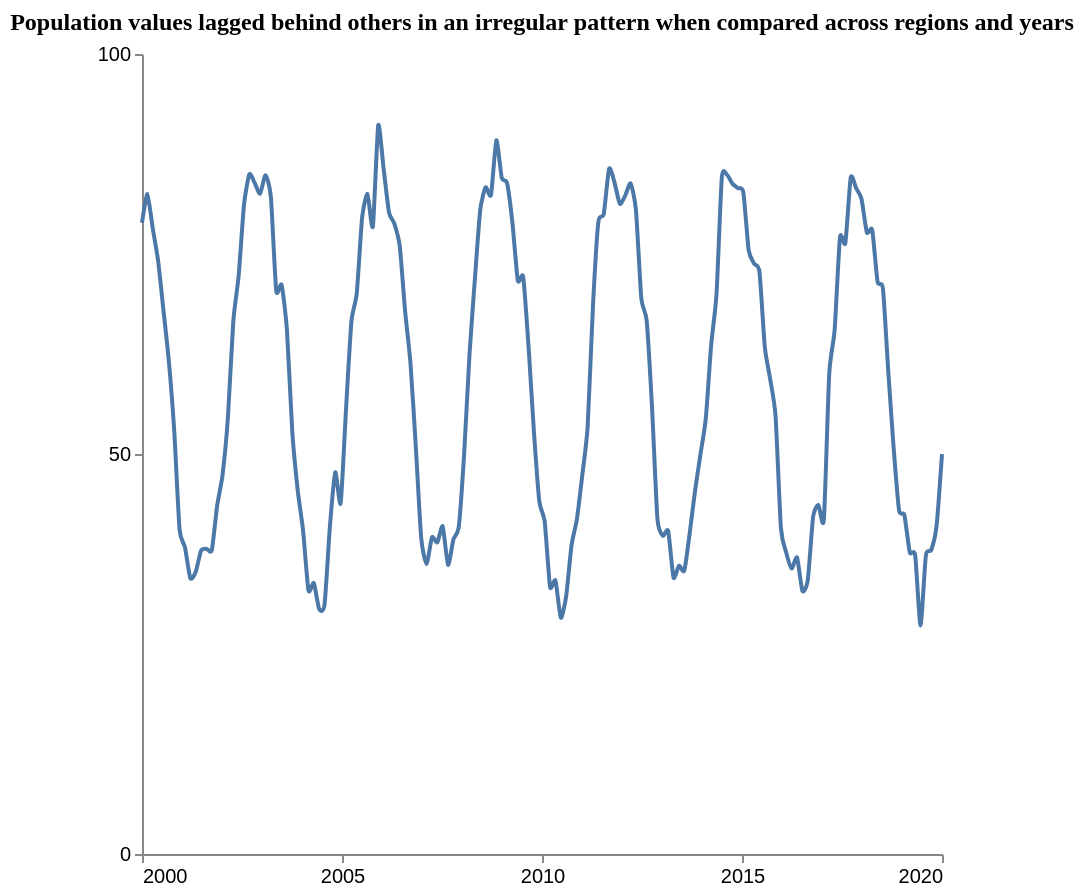

Express this chart as Vega-Lite.
### Vega-Lite specification from a JSON file in a GitHub repository (floating-point values rounded to 4 significant figures; data arrays with more than 128 entries replaced by an {"elided": "..."} marker saying what was removed)
{"$schema": "https://vega.github.io/schema/vega-lite/v5.json", "description": "Pattern: Periodic", "data": {"values": {"elided": "150 records"}}, "mark": {"type": "line", "interpolate": "cardinal", "tension": 0.4}, "encoding": {"x": {"field": "X", "type": "quantitative", "title": "", "axis": {"grid": false, "format": "d", "values": [2000, 2005, 2010, 2015, 2020], "tickSize": 4}, "scale": {"domain": [2000, 2020]}}, "y": {"field": "Y", "type": "quantitative", "title": "", "axis": {"grid": false, "format": "d", "values": [0, 50, 100], "tickSize": 4, "tickOpacity": 1}, "scale": {"domain": [0, 100]}}}, "title": {"text": "Population values lagged behind others in an irregular pattern when compared across regions and years", "anchor": "middle", "font": "Tahoma", "fontSize": 12}, "config": {"lineBreak": "^", "view": {"stroke": null}}, "height": 400, "width": 400, "autosize": "pad"}
